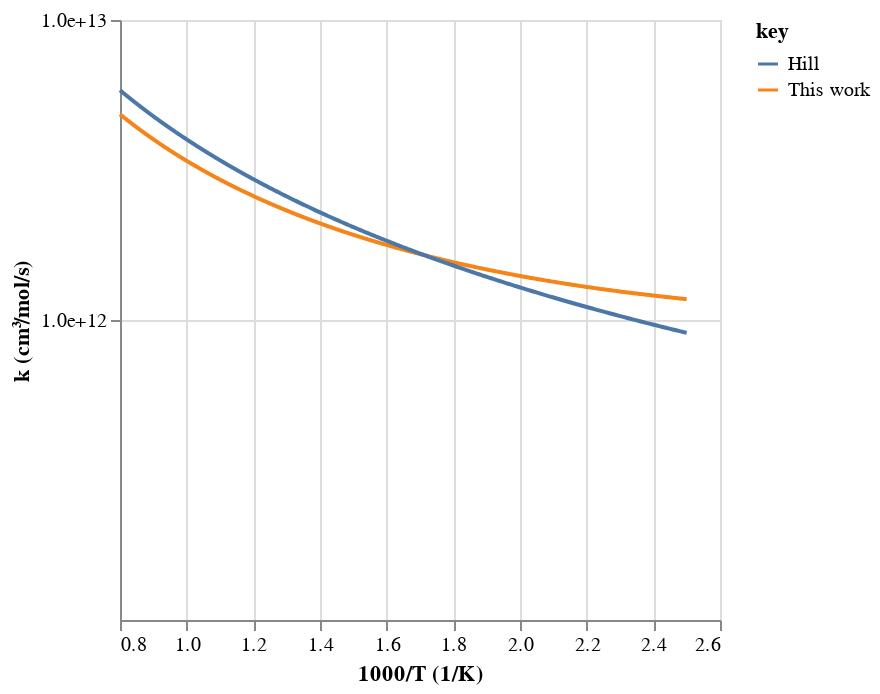
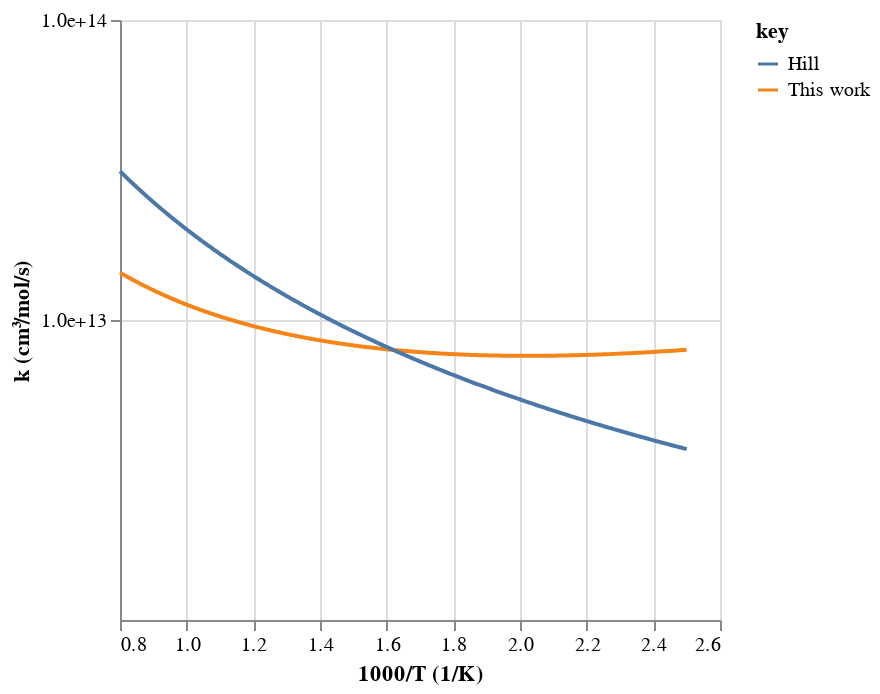
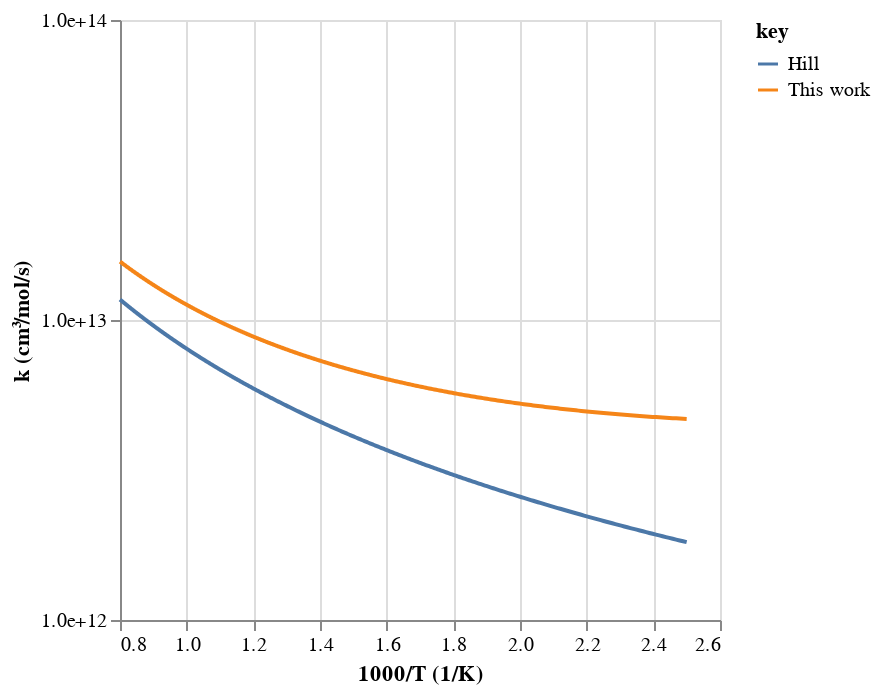
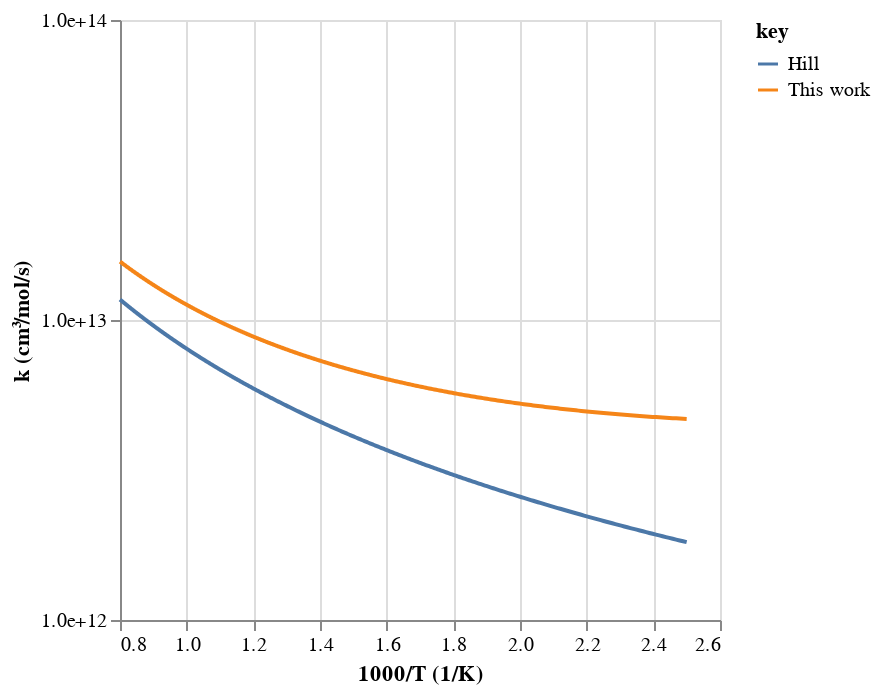

Here is the notebook cell these charts were saved with, in order:
### Code cell
# Write
workflow.plot_rates(tag=tag, root_path=root_path)

### Figure 1 — Vega-Lite specification as saved in the notebook (floating-point values rounded to 4 significant figures; data arrays with more than 128 entries replaced by an {"elided": "..."} marker saying what was removed)
{"config": {"view": {"continuousWidth": 300, "continuousHeight": 300}}, "data": {"name": "data-8cf0f5e245e98bfbd21f6aac497a7377"}, "mark": {"type": "line"}, "encoding": {"color": {"field": "key", "type": "nominal"}, "x": {"field": "x", "title": "1000/T (1/K)", "type": "quantitative"}, "y": {"axis": {"format": ".1e", "values": [1000000000000, 10000000000000, 100000000000000]}, "field": "value", "scale": {"type": "log"}, "title": "k (cm³/mol/s)", "type": "quantitative"}}, "transform": [{"fold": ["This work", "Hill"]}], "$schema": "https://vega.github.io/schema/vega-lite/v5.20.1.json", "datasets": {"data-8cf0f5e245e98bfbd21f6aac497a7377": {"elided": "500 records"}}}

### Figure 2 — Vega-Lite specification as saved in the notebook (floating-point values rounded to 4 significant figures; data arrays with more than 128 entries replaced by an {"elided": "..."} marker saying what was removed)
{"config": {"view": {"continuousWidth": 300, "continuousHeight": 300}}, "data": {"name": "data-93e737299c4bf9be0cd35e556c26a3f3"}, "mark": {"type": "line"}, "encoding": {"color": {"field": "key", "type": "nominal"}, "x": {"field": "x", "title": "1000/T (1/K)", "type": "quantitative"}, "y": {"axis": {"format": ".1e", "values": [10000000000000, 100000000000000]}, "field": "value", "scale": {"type": "log"}, "title": "k (cm³/mol/s)", "type": "quantitative"}}, "transform": [{"fold": ["This work", "Hill"]}], "$schema": "https://vega.github.io/schema/vega-lite/v5.20.1.json", "datasets": {"data-93e737299c4bf9be0cd35e556c26a3f3": {"elided": "500 records"}}}

### Figure 3 — Vega-Lite specification as saved in the notebook (floating-point values rounded to 4 significant figures; data arrays with more than 128 entries replaced by an {"elided": "..."} marker saying what was removed)
{"config": {"view": {"continuousWidth": 300, "continuousHeight": 300}}, "data": {"name": "data-f3003faa108066b43248eb0e8c845ee9"}, "mark": {"type": "line"}, "encoding": {"color": {"field": "key", "type": "nominal"}, "x": {"field": "x", "title": "1000/T (1/K)", "type": "quantitative"}, "y": {"axis": {"format": ".1e", "values": [1000000000000, 10000000000000, 100000000000000]}, "field": "value", "scale": {"type": "log"}, "title": "k (cm³/mol/s)", "type": "quantitative"}}, "transform": [{"fold": ["This work", "Hill"]}], "$schema": "https://vega.github.io/schema/vega-lite/v5.20.1.json", "datasets": {"data-f3003faa108066b43248eb0e8c845ee9": {"elided": "500 records"}}}

### Figure 4 — Vega-Lite specification as saved in the notebook (floating-point values rounded to 4 significant figures; data arrays with more than 128 entries replaced by an {"elided": "..."} marker saying what was removed)
{"config": {"view": {"continuousWidth": 300, "continuousHeight": 300}}, "data": {"name": "data-f3003faa108066b43248eb0e8c845ee9"}, "mark": {"type": "line"}, "encoding": {"color": {"field": "key", "type": "nominal"}, "x": {"field": "x", "title": "1000/T (1/K)", "type": "quantitative"}, "y": {"axis": {"format": ".1e", "values": [1000000000000, 10000000000000, 100000000000000]}, "field": "value", "scale": {"type": "log"}, "title": "k (cm³/mol/s)", "type": "quantitative"}}, "transform": [{"fold": ["This work", "Hill"]}], "$schema": "https://vega.github.io/schema/vega-lite/v5.20.1.json", "datasets": {"data-f3003faa108066b43248eb0e8c845ee9": {"elided": "500 records"}}}
